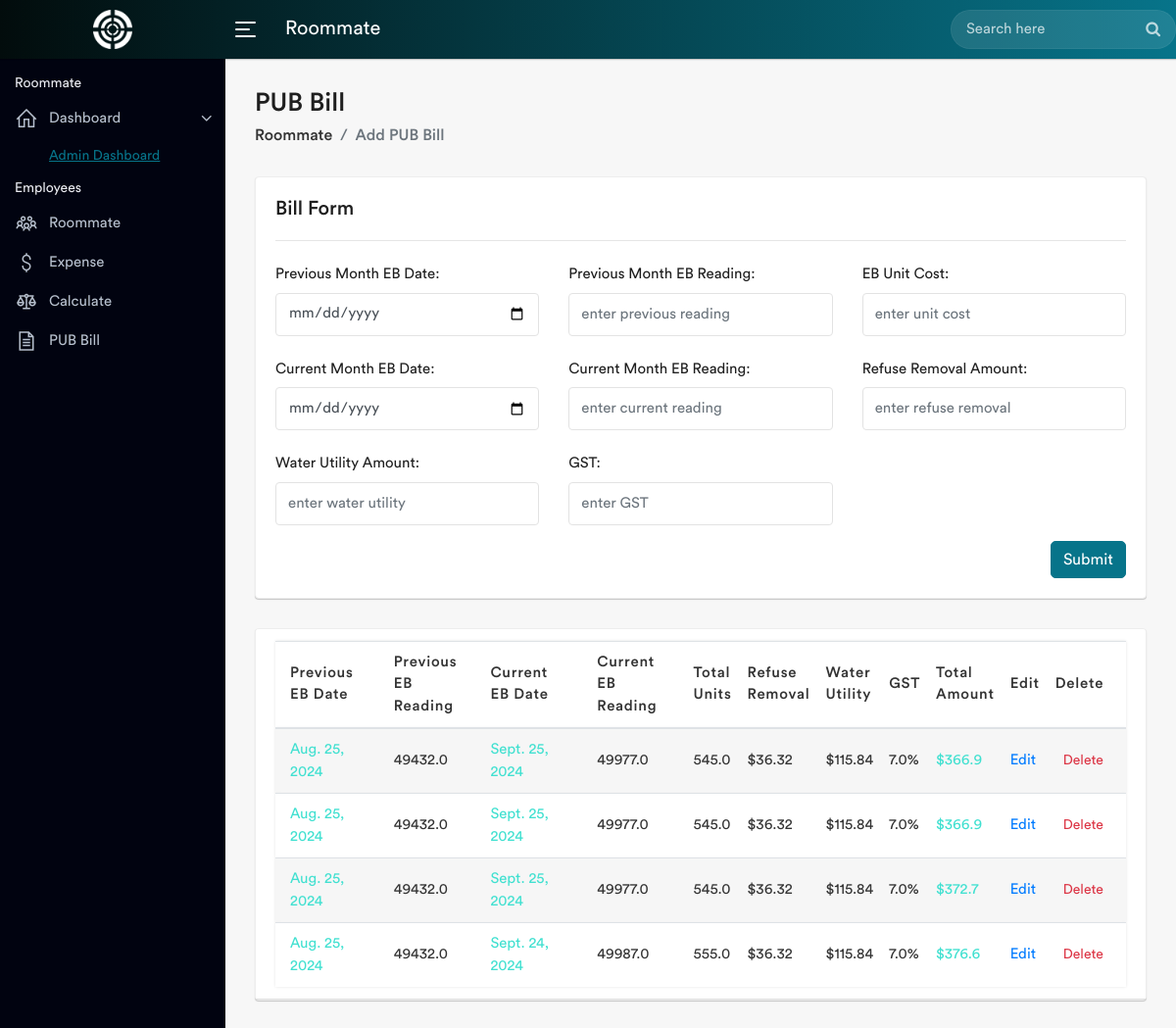
The app's page /PUB_bill with its own data.
### our_expense/models.py (models this page shows)
class PUB_BillModel(models.Model):
    Previous_EB_Date = models.DateField(null=True, blank=True)
    Previous_month_EB_Total_Reading = models.DecimalField(max_digits=10, decimal_places=2, null=True, blank=True)
    Current_EB_Date = models.DateField(null=True, blank=True)
    Current_month_EB_Total_Reading = models.DecimalField(max_digits=10, decimal_places=2, null=True, blank=True)
    EB_Unit_Cost = models.DecimalField(max_digits=10, decimal_places=2, null=True, blank=True)
    Refuse_Removal_Amount =models.DecimalField(max_digits=10, decimal_places=2, null=True, blank=True)
    Water_Utility_Amount = models.DecimalField(max_digits=10, decimal_places=2, null=True, blank=True)
    GST = models.DecimalField(max_digits=10, decimal_places=2, null=True, blank=True)
    Total_Units = models.FloatField(null=True, blank=True)
    total_amt = models.FloatField(null=True, blank=True)

### our_expense/views.py (the view, shortened to what this page needs)
# urls.py: path('PUB_bill', views.PUB_BillView.as_view()),
class PUB_BillView(View):
    def get(self, request):
        pub_bill = models.PUB_BillModel.objects.all()
        datas={
            'pub_bill': pub_bill
        }
        return render(request, 'PUB_bill.html', datas)

### templates/PUB_bill.html (shortened to what this page needs)
{%extends 'base.html'%}
{%block content%}
<div class="page-wrapper">
    <div class="content container-fluid">
        <div class="page-header">
            <div class="row">
                <div class="col-sm-12">
                    <h3 class="page-title">PUB Bill</h3>
                    <ul class="breadcrumb">
                        <li class="breadcrumb-item"><a href="/">Roommate</a></li>
                        <li class="breadcrumb-item active">Add PUB Bill</li>
                    </ul>
                </div>
            </div>
        </div>
        <div class="row">
            <div class="col-md-12">
                <div class="card">
                    <div class="card-body">
                        <h4 class="card-title">Bill Form</h4><hr>
                        <form method="post">
                            <div class="row">
                                <div class="col-xl-4">
                                    <div class="form-group">
                                        <label class="col-form-label">Previous Month EB Date:</label>
                                        <div>
                                            <input type="date" class="form-control" name='Previous_EB_Date' value='{{edit_PUB_bill.Previous_EB_Date|date:'Y-m-d'}}'  required>
                                        </div>
                                    </div>
                                </div>
                                <div class="col-xl-4">
                                    <div class="form-group">
                                        <label class="col-form-label">Previous Month EB Reading:</label>
                                        <div>
                                            <input type="number" class="form-control" name='Previous_month_EB_Total_Reading' value='{{edit_PUB_bill.Previous_month_EB_Total_Reading}}' placeholder="enter previous reading" required>
                                        </div>
                                    </div>
                                </div>
                                <div class="col-xl-4">
                                    <div class="form-group">
                                        <label class="col-form-label">EB Unit Cost:</label>
                                        <div>
                                            <input type="number" class="form-control" name='EB_Unit_Cost'  value='{{edit_PUB_bill.EB_Unit_Cost}}' placeholder="enter unit cost" step="0.01" required>
                                        </div>
                                    </div>
                                </div>
                                <div class="col-xl-4">
                                    <div class="form-group">
                                        <label class="col-form-label">Current Month EB Date:</label>
                                        <div>
                                            <input type="date" class="form-control" name='Current_EB_Date'  value='{{edit_PUB_bill.Current_EB_Date|date:'Y-m-d'}}'  required>
                                        </div>
                                    </div>
                                </div>
                                <div class="col-xl-4">
                                    <div class="form-group">
                                        <label class="col-form-label">Current Month EB Reading:</label>
                                        <div>
                                            <input type="number" class="form-control" name='Current_month_EB_Total_Reading' value="{{ edit_PUB_bill.Current_month_EB_Total_Reading}}" placeholder="enter current reading" required>
                                        </div>
                                    </div>
                                </div>
                                <div class="col-xl-4">
                                    <div class="form-group">
                                        <label class="col-form-label">Refuse Removal Amount:</label>
                                        <div>
                                            <input type="number" class="form-control" name='Refuse_Removal_Amount'  value='{{edit_PUB_bill.Refuse_Removal_Amount}}' placeholder="enter refuse removal" step="0.01" required>
                                        </div>
                                    </div>
                                </div>
                                <div class="col-xl-4">
                                    <div class="form-group">
                                        <label class="col-form-label">Water Utility Amount:</label>
                                        <div>
                                            <input type="number" class="form-control" name='Water_Utility_Amount'  value='{{edit_PUB_bill.Water_Utility_Amount}}' placeholder="enter water utility" step="0.01" required>
                                        </div>
                                    </div>
                                </div>
                                <div class="col-xl-4">
                                    <div class="form-group">
                                        <label class="col-form-label">GST:</label>
                                        <div>
                                            <input type="number" class="form-control" name='GST'  value='{{edit_PUB_bill.GST}}' placeholder="enter GST" step="0.01" required>
                                        </div>
                                    </div>
                                </div>
                            </div>
                            <div class="text-right">
                                <button type="submit" class="btn btn-primary">Submit</button>
                            </div>
                        </form>
                    </div>
                </div>
            </div>
            <div class="col-lg-12">
                <div class="card">
                        <div class="card-header">
                            <table class="table table-striped custom-table mb-0 datatable">
                                <thead>
                                    <tr>
                                        <th>Previous <br>EB Date</th>
                                        <th>Previous <br>EB Reading</th>
                                        <th>Current <br>EB Date</th>
                                        <th>Current <br>EB Reading</th>
                                        <th>Total<br> Units</th>
                                        <th>Refuse<br> Removal</th>
                                        <th>Water<br> Utility</th>
                                        <th>GST</th>
                                        <th>Total<br> Amount</th>
                                        <th>Edit</th>
                                        <th>Delete</th>
                                    </tr>
                                </thead>
                                <tbody>
                                    {% for data in pub_bill %}
                                    <tr>
                                        <td style="color: turquoise;">{{data.Previous_EB_Date}}</td>
                                        <td>{{data.Previous_month_EB_Total_Reading|floatformat:1}}</td>
                                        <td style="color: turquoise;">{{data.Current_EB_Date}}</td>
                                        <td>{{data.Current_month_EB_Total_Reading|floatformat:1}}</td>
                                        <td>{{data.Total_Units|floatformat:1}}</td>
                                        <td>${{data.Refuse_Removal_Amount}}</td>
                                        <td>${{data.Water_Utility_Amount}}</td>
                                        <td>{{data.GST|floatformat:1}}%</td>
                                        <td style="color: turquoise;">${{data.total_amt|floatformat:1}}</td>
                                        <td><a href='edit-PUB_bill/{{data.id}}' class="leave-edit-btn-sm">Edit</a></td>
                                        <td><a href='delete-PUB_bill/{{data.id}}' class="btn-sm btn-outline-danger" >Delete</a></td>
                                    </tr>
                                    {% endfor %}
                                </tbody>
                            </table>
                        </div>
                </div>
            </div>
        </div>
    </div>
</div>
{%endblock%}

### records on screen
PUB_BillModel: Previous_EB_Date "Aug. 25, 2024", Previous_month_EB_Total_Reading "49432.0", Current_EB_Date "Sept. 25, 2024", Current_month_EB_Total_Reading "49977.0", Total_Units "545.0", Refuse_Removal_Amount "36.32", Water_Utility_Amount "115.84", GST "7.0", total_amt "366.9"
PUB_BillModel: Previous_EB_Date "Aug. 25, 2024", Previous_month_EB_Total_Reading "49432.0", Current_EB_Date "Sept. 25, 2024", Current_month_EB_Total_Reading "49977.0", Total_Units "545.0", Refuse_Removal_Amount "36.32", Water_Utility_Amount "115.84", GST "7.0", total_amt "366.9"
PUB_BillModel: Previous_EB_Date "Aug. 25, 2024", Previous_month_EB_Total_Reading "49432.0", Current_EB_Date "Sept. 25, 2024", Current_month_EB_Total_Reading "49977.0", Total_Units "545.0", Refuse_Removal_Amount "36.32", Water_Utility_Amount "115.84", GST "7.0", total_amt "372.7"
PUB_BillModel: Previous_EB_Date "Aug. 25, 2024", Previous_month_EB_Total_Reading "49432.0", Current_EB_Date "Sept. 24, 2024", Current_month_EB_Total_Reading "49987.0", Total_Units "555.0", Refuse_Removal_Amount "36.32", Water_Utility_Amount "115.84", GST "7.0", total_amt "376.6"
